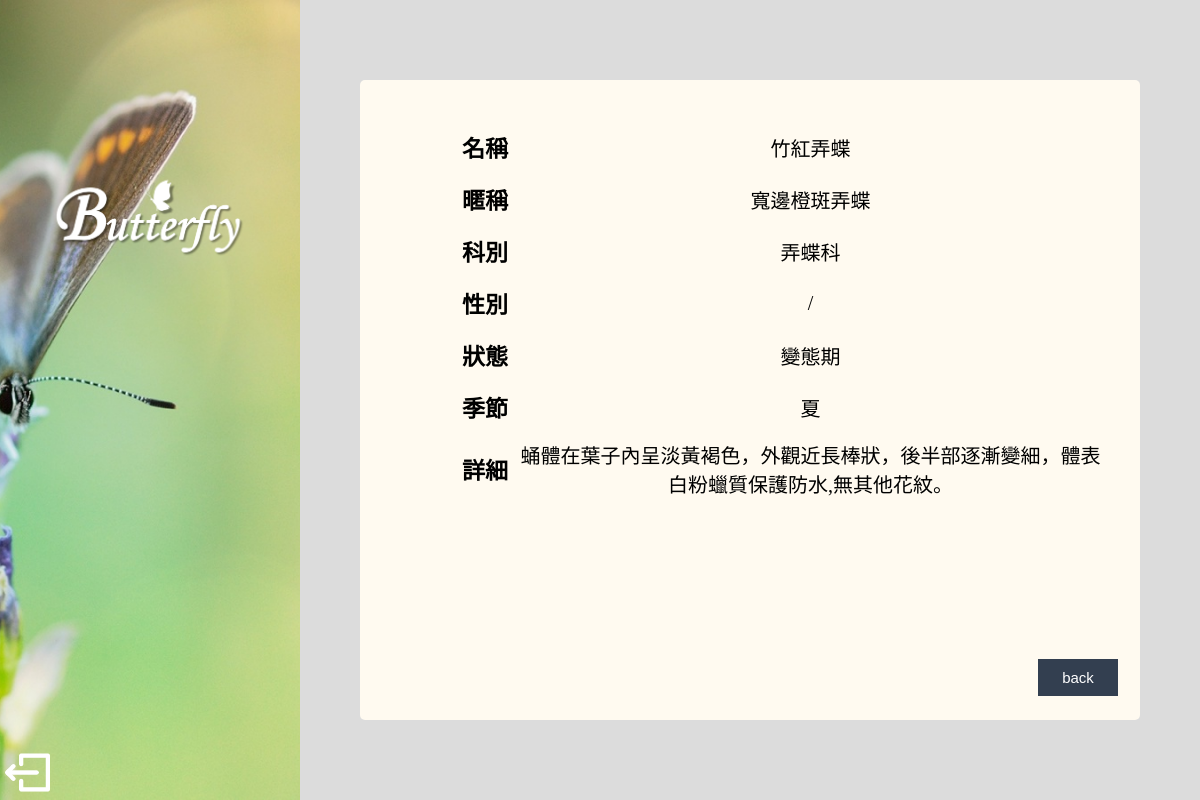
The page /user_intro.php?id=2 on the database its author committed.
### tables this page shows
CREATE TABLE `img` (
  `id` int(11) NOT NULL,
  `src` varchar(150) NOT NULL,
  `b_name` varchar(50) NOT NULL,
  `b_stage` varchar(50) NOT NULL,
  `date` date NOT NULL,
  `author` varchar(20) NOT NULL
);

CREATE TABLE `butterfly` (
  `id` int(11) NOT NULL,
  `name` text NOT NULL,
  `nickname` text NOT NULL,
  `field` text NOT NULL,
  `gender` varchar(2) NOT NULL,
  `stage` text NOT NULL,
  `season` text NOT NULL,
  `description` text NOT NULL
);

### model.php (called while the page is built, shortened)
<?php
require("dbconnect.php");
function getitButterflyList($id) {
    global $conn;
	$sql = "SELECT `butterfly`.*, `img`.`src` FROM `img`, `butterfly` WHERE img.b_name=butterfly.name AND img.b_stage=butterfly.stage AND img.id=$id";
	return mysqli_query($conn, $sql);
}
?>

### user_intro.php (the view, shortened to what this page needs)
<?php
require('loginmodel.php');
require('model.php');
$id = (int)$_REQUEST['id'];
$results=getitButterflyList($id);
if ($rs=mysqli_fetch_assoc($results)) {
	$name=$rs['name'];
    $nickname=$rs['nickname'];
    $field=$rs['field'];
    $gender=$rs['gender'];
    $stage=$rs['stage'];
    $season=$rs['season'];
    $description=$rs['description'];
} else {
	echo "Your id is wrong!!";
	exit(0);
}
?>
<!DOCTYPE html PUBLIC "-//W3C//DTD XHTML 1.0 Transitional//EN" "http://www.w3.org/TR/xhtml1/DTD/xhtml1-transitional.dtd">
<html xmlns="http://www.w3.org/1999/xhtml">
<head>
<link type="text/css" rel="stylesheet" href="user_upload.css">
</head>
<body>
<div class="box" id="box1"></div>
<div id="t">
<div id="menu">
<img src="image/title.png" id="title"/>
</div>
<a href='homepage.php'><img src="image/logout.png" id="logout"/></a>
</div>
<div id="content">
<table id="f">
<tr><th>名稱</th><td class="up_d"><?php echo $name;?></td></tr>
<tr><th>暱稱</th><td class="up_d"><?php echo $nickname;?></td></tr>
<tr><th>科別</th><td class="up_d"><?php echo $field;?></td></tr>
<tr><th>性別</th><td class="up_d"><?php echo $gender;?></td></tr>
<tr><th>狀態</th><td class="up_d"><?php echo $stage;?></td></tr>
<tr><th>季節</th><td class="up_d"><?php echo $season;?></td></tr>
<tr><th>詳細</th><td class="up_d"><?php echo $description;?></td></tr>
</table>
<div id="bu">
<button class="button"><a href="view.php">back</a></button>
</div>
</div>
</body>
</html>

### user_upload.css (style rules this page uses)
body { font-family: 微軟正黑體; text-align: center; font-size:20px; background-color: #DCDCDC; }
div { box-sizing: border-box; }
.box { width: 25%; height: 100%; position: absolute; background-size: cover; background-position: center center; background-image: url(image/1.jpg); top: 0px; left: 0px; }
#box1 { z-index: -998; }
#t { //background: url(image/圖片2.png); //background-size: 450px; position: absolute; top: 0px; left: 0px; width: 25%; height: 100%; }
#title { width: 80%; position: relative; display:block; margin: auto; }
#menu { position: absolute; width: 100%; left: 0px; top: 150px; text-align:center-left; font-size:30px; font-weight: bold; }
#content { position: absolute; top: 10%; right: 5%; width: 65%; height: 80%; border-radius:5px; background-color: #FFFAF0; //background: linear-gradient(to bottom, rgba(255, 255, 255,0.8), rgba(255, 255, 255,0.8)); }
#bu { position: absolute; bottom: 20px; right: 20px; }
.button { width: 80px; border: none; padding: 8px 16px; text-align: center; text-decoration: none; display: inline-block; font-size: 15px; margin: 4px 2px; //-webkit-transition-duration: 0.4s; //transition-duration: 0.4s; cursor: pointer; background-color: #333F50; color: white; border: 2px solid #333F50; overflow: hidden; }
.button a { display: block; margin: -10em; padding: 10em; text-decoration: none; color: white; }
#f { margin: 40px 30px auto; }
th { width: 10%; padding: 8px 3px; text-align:right; font-size:23px; //border: 1px solid #ccc; }
.up_d { width: 50%; padding: 6px 0px; //border: 1px solid #ccc; text-align: center; max-height: 380px; }
#logout { position: absolute; bottom: 5px; left: 5px; width: 15%; }

### rows shown on the page
img: butterfly.name "竹紅弄蝶", butterfly.nickname "寬邊橙斑弄蝶", butterfly.field "弄蝶科", butterfly.gender "/", butterfly.stage "變態期", butterfly.season "夏", butterfly.description "蛹體在葉子內呈淡黃褐色，外觀近長棒狀，後半部逐漸變細，體表白粉蠟質保護防水,無其他花紋。"
